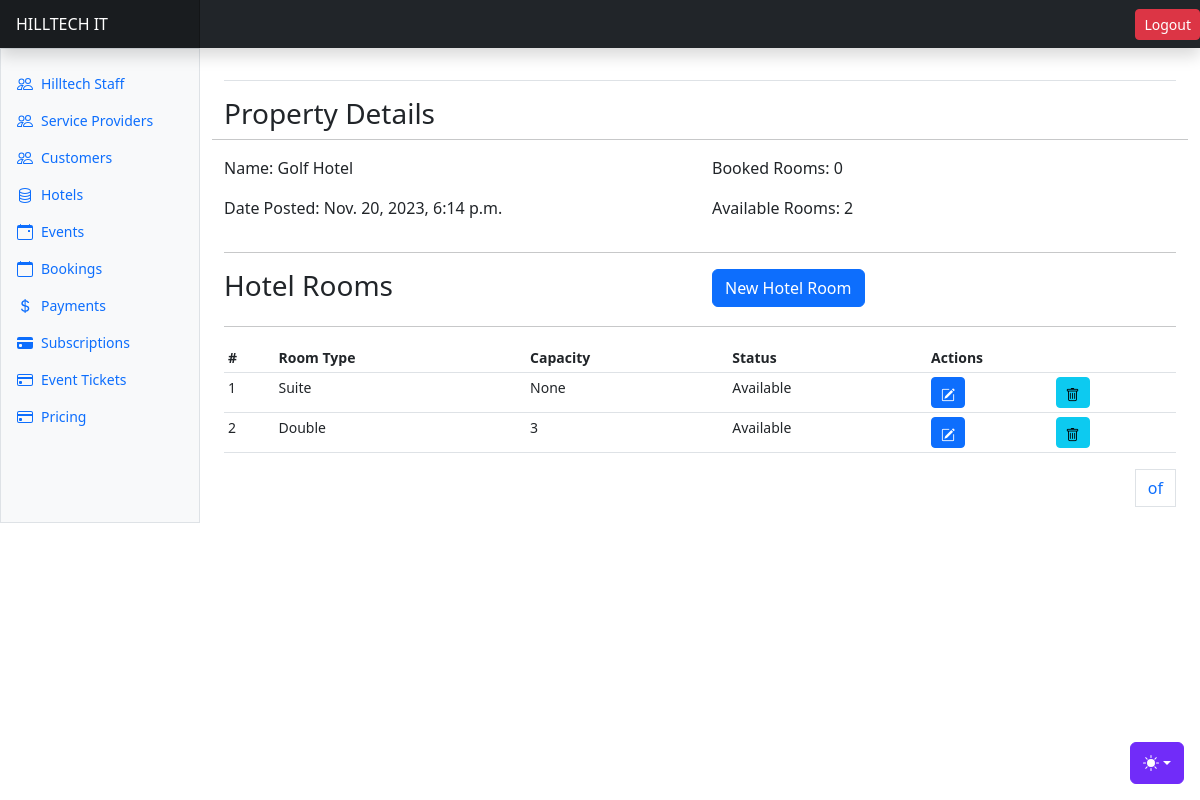
The page /properties/property/2/ (signed in) on the database as committed earlier.
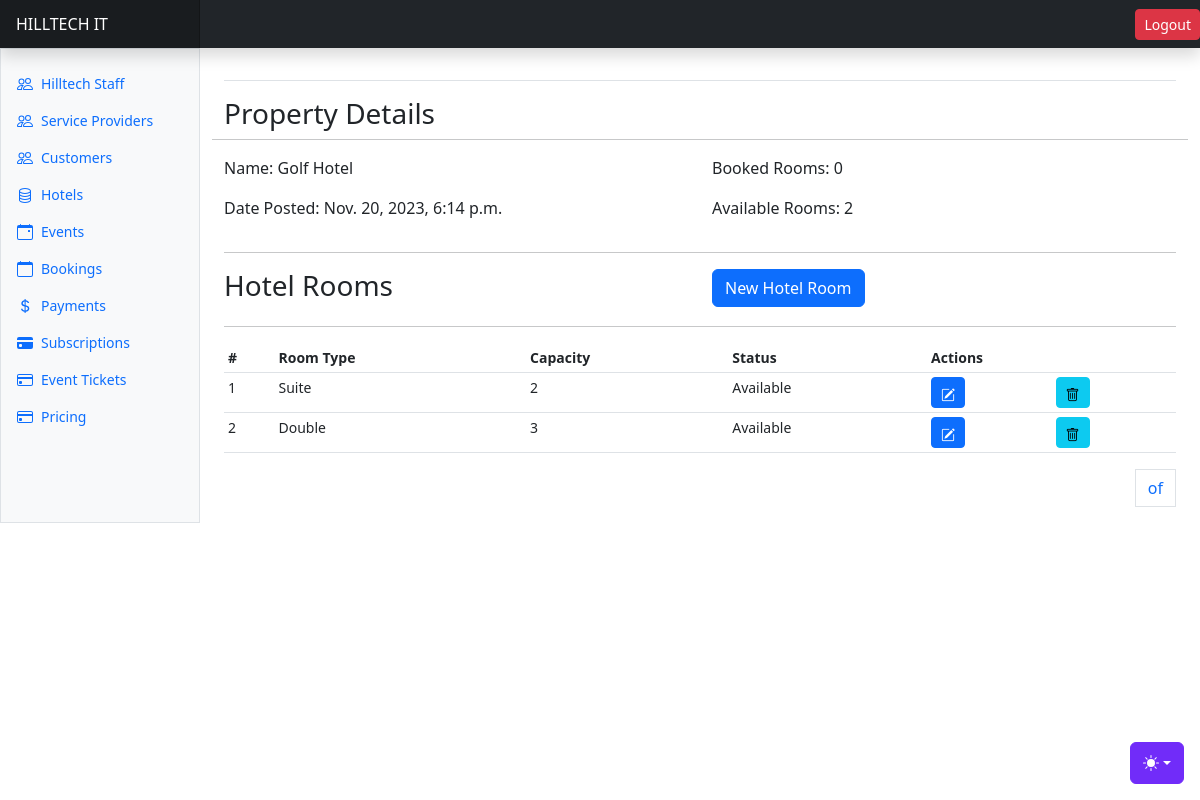
The same page on the database as committed later.
### apps/property/models.py (models this page shows, shortened)
class PropertyRoom(AbstractBaseModel):
    property = models.ForeignKey(Property, on_delete=models.CASCADE, related_name="propertyrooms")
    room_type = models.CharField(max_length=255, choices=ROOM_TYPES, null=True)
    rooms_count = models.IntegerField(default=0)
    occupancy_capacity = models.PositiveIntegerField(null=True)
    amenities = models.JSONField(default=list)
    view = models.CharField(max_length=255, choices=VIEW_CHOICES, blank=True, null=True)
    smoking_room = models.BooleanField(default=False)
    accessibility_features = models.BooleanField(default=False)
    rate = models.DecimalField(max_digits=10, decimal_places=2, default=0)
    check_in_time = models.TimeField(null=True)
    check_out_time = models.TimeField(null=True)
    available = models.BooleanField(default=True)
    status = models.CharField(max_length=255, choices=ROOM_STATUS_CHOICES, default='Available')  # Available, Reserved, Canceled, etc
    booked = models.IntegerField(default=0)
    charge_per_night = models.DecimalField(max_digits=100, decimal_places=2, default=0)

### apps/property/views.py (the view)
# urls.py: path("property/<int:property_id>/", property_details, name="property-details"),
@login_required(login_url="/users/user-login/")
def property_details(request, property_id=None):
    property = Property.objects.get(id=property_id)
    rooms = property.propertyrooms.all()
    context = {
        "property": property,
        "rooms": rooms
    }
    return render(request, "properties/property_details.html", context)

### apps/property/models.py (called while the page is built)
    @property
    def booked_rooms(self):
        return self.propertyrooms.filter(status="Reserved").count()

    @property
    def available_rooms(self):
        return self.propertyrooms.filter(status="Available").count()

### templates/properties/property_details.html (shortened to what this page needs)
{% extends "base.html" %}
{% block content %}
<div class="row">
    <h3>Property Details</h3>
    <hr/>
    <div class="col">
        <p>Name: {{property.name}}</p>
        <p>Date Posted: {{property.created}}</p>
    </div>
    <div class="col">
        <p>Booked Rooms: {{property.booked_rooms}}</p>
        <p>Available Rooms: {{property.available_rooms}}</p>
    </div>
</div>
<hr/>
<div class="row">
    <div class="col">
        <h3>Hotel Rooms</h3>
    </div>
    <div class="col">
        <a class="btn btn-primary" data-bs-toggle="modal" data-bs-target="#newRoomModal">New Hotel Room</a>
    </div>
</div>
<hr/>
      <div class="table-responsive small">
        <table class="table table-sm">
          <thead>
            <tr>
              <th scope="col">#</th>
              <th scope="col">Room Type</th>
              <th scope="col">Capacity</th>
              <th scope="col">Status</th>
              <th scope="col" colspan="2">Actions</th>
            </tr>
          </thead>
          <tbody>
            {% for room in rooms %}
            <tr>
              <td>{{room.id}}</td>
              <td>{{room.room_type}}</td>
              <td>{{room.occupancy_capacity}}</td>
              <td>{{room.status}}</td>
              <td><a class="btn btn-primary btn-sm" data-bs-toggle="modal" data-bs-target="#editRoomModal{{ room.id }}">
                <i class="bi bi-pencil-square"></i>
              </a></td>
              <td><a href="#" class="btn btn-info btn-sm">
                <i class="bi bi-trash"></i>
              </a></td>
            </tr>
            {% endfor %}
          </tbody>
        </table>
        <div>
          <nav aria-label="Page navigation example">
            <ul class="pagination justify-content-end">
              <a class="page-link" href="#">{{ page_obj.number }} of {{ page_obj.paginator.num_pages }}</a>
            </ul>
          </nav>
        </div>
      </div>
{% endblock content %}

Rows that differ between the two databases and show on the page:
changed PropertyRoom "Suite": occupancy_capacity "None" → "2"
